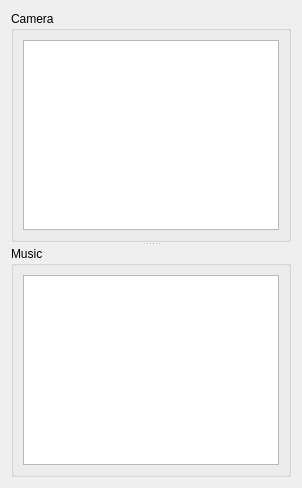
                   <widget class="QWidget" name="tabWidget_10Page1">
                    <attribute name="title">
                     <string>CM</string>
                    </attribute>
                    <layout class="QVBoxLayout" name="verticalLayout_10">
                     <item>
                      <widget class="QSplitter" name="splitter_10">
                       <property name="orientation">
                        <enum>Qt::Vertical</enum>
                       </property>
                       <widget class="QGroupBox" name="groupBox_12">
                        <property name="title">
                         <string>Camera</string>
                        </property>
                        <layout class="QHBoxLayout" name="horizontalLayout_13">
                         <item>
                          <widget class="QListWidget" name="pp_ppd_camera">
                           <property name="contextMenuPolicy">
                            <enum>Qt::DefaultContextMenu</enum>
                           </property>
                           <property name="dragEnabled">
                            <bool>true</bool>
                           </property>
                           <property name="dragDropMode">
                            <enum>QAbstractItemView::InternalMove</enum>
                           </property>
                           <property name="defaultDropAction">
                            <enum>Qt::MoveAction</enum>
                           </property>
                           <property name="selectionMode">
                            <enum>QAbstractItemView::ExtendedSelection</enum>
                           </property>
                          </widget>
                         </item>
                        </layout>
                       </widget>
                       <widget class="QGroupBox" name="groupBox_13">
                        <property name="title">
                         <string>Music</string>
                        </property>
                        <layout class="QVBoxLayout" name="verticalLayout_12">
                         <item>
                          <widget class="QListWidget" name="pp_ppd_music">
                           <property name="contextMenuPolicy">
                            <enum>Qt::DefaultContextMenu</enum>
                           </property>
                           <property name="dragEnabled">
                            <bool>true</bool>
                           </property>
                           <property name="dragDropMode">
                            <enum>QAbstractItemView::InternalMove</enum>
                           </property>
                           <property name="defaultDropAction">
                            <enum>Qt::MoveAction</enum>
                           </property>
                           <property name="selectionMode">
                            <enum>QAbstractItemView::ExtendedSelection</enum>
                           </property>
                          </widget>
                         </item>
                        </layout>
                       </widget>
                      </widget>
                     </item>
                    </layout>
                   </widget>
